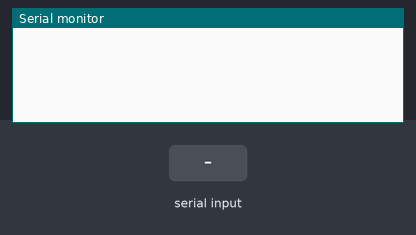
Simulated run of this sketch. Board: Arduino Uno, built with avr-gcc and run on an emulated ATmega328P. Shown: the last lines printed to the serial monitor. Inputs (shaded band) come from the test bench.

Above: at 1.2 s.
1.3 s: "A" received over Serial
At 2.2 s:
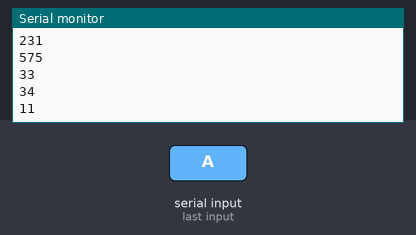
2.8 s: "1" received over Serial
At 4.0 s:
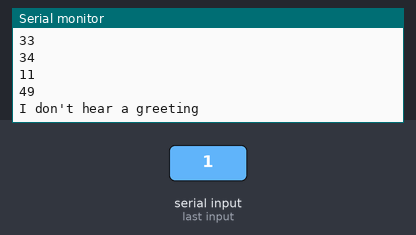
Timing chart, 0 to 5.8 s (numbered marks = the images above; inputs shaded):
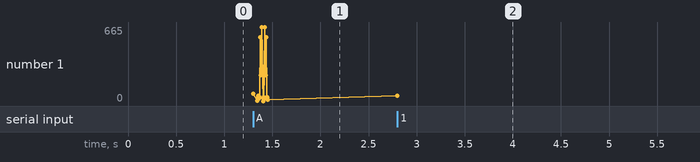

The sketch:

recv_w_tx.ino
```cpp
// This program is to be used simultaneously with the python serial_send.py

int strain[] = {1,21,37,47,21,34,33,575,231,234,665};
int valve[] = {0,22,34,244,665,234,231,575,33,34,11};
int data_size = 11;

int input;

void setup() {
  Serial.begin(9600);
}

void loop() {
  while (Serial.available() == 0) {}
  input = Serial.read();
  Serial.println(input);

  if (input != 0) {
    if (input == 'A') {
      Serial.println("Arduino Transmitting...");
      Serial.println("Strain Data");
      for (int i = 0; i < data_size; i++){
        Serial.println(strain[i]);
      }

      Serial.println("Valve Data");
      for (int i = 0; i < data_size; i++){
        Serial.println(valve[i]);
      }

    }
    else {
      Serial.println("I don't hear a greeting");
    }
  }

  input = 0;
}
```

Measured:
- after the input at 1.3 s, the serial monitor: prints a new line at once (image 1)
- after the input at 2.8 s, the serial monitor: prints a new line at once (image 2)
- plotted number 1: 11 → 49 after the input at 2.8 s
